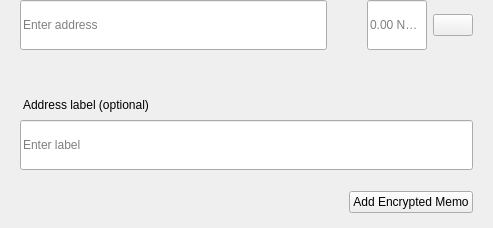
<?xml version="1.0" encoding="UTF-8"?>
<ui version="4.0">
 <class>SendMultiRow</class>
 <widget class="QWidget" name="SendMultiRow">
  <property name="geometry">
   <rect>
    <x>0</x>
    <y>0</y>
    <width>493</width>
    <height>228</height>
   </rect>
  </property>
  <property name="minimumSize">
   <size>
    <width>0</width>
    <height>0</height>
   </size>
  </property>
  <property name="maximumSize">
   <size>
    <width>16777215</width>
    <height>16777215</height>
   </size>
  </property>
  <property name="windowTitle">
   <string>Form</string>
  </property>
  <layout class="QVBoxLayout" name="verticalLayout_3">
   <property name="spacing">
    <number>0</number>
   </property>
   <property name="leftMargin">
    <number>0</number>
   </property>
   <property name="topMargin">
    <number>0</number>
   </property>
   <property name="rightMargin">
    <number>20</number>
   </property>
   <property name="bottomMargin">
    <number>5</number>
   </property>
   <item alignment="Qt::AlignTop">
    <widget class="QWidget" name="widget" native="true">
     <property name="sizePolicy">
      <sizepolicy hsizetype="Expanding" vsizetype="Maximum">
       <horstretch>0</horstretch>
       <verstretch>0</verstretch>
      </sizepolicy>
     </property>
     <property name="minimumSize">
      <size>
       <width>0</width>
       <height>60</height>
      </size>
     </property>
     <property name="maximumSize">
      <size>
       <width>16777215</width>
       <height>85</height>
      </size>
     </property>
     <layout class="QHBoxLayout" name="horizontalLayout" stretch="6,0,2">
      <property name="spacing">
       <number>0</number>
      </property>
      <property name="leftMargin">
       <number>8</number>
      </property>
      <property name="topMargin">
       <number>0</number>
      </property>
      <property name="rightMargin">
       <number>0</number>
      </property>
      <property name="bottomMargin">
       <number>0</number>
      </property>
      <item alignment="Qt::AlignTop">
       <widget class="QStackedWidget" name="stackedAddress">
        <property name="minimumSize">
         <size>
          <width>0</width>
          <height>50</height>
         </size>
        </property>
        <property name="maximumSize">
         <size>
          <width>16777215</width>
          <height>50</height>
         </size>
        </property>
        <widget class="QWidget" name="page_4">
         <property name="sizePolicy">
          <sizepolicy hsizetype="Expanding" vsizetype="Preferred">
           <horstretch>0</horstretch>
           <verstretch>0</verstretch>
          </sizepolicy>
         </property>
         <property name="minimumSize">
          <size>
           <width>0</width>
           <height>50</height>
          </size>
         </property>
         <property name="maximumSize">
          <size>
           <width>16777215</width>
           <height>55</height>
          </size>
         </property>
         <layout class="QVBoxLayout" name="verticalLayout_7">
          <property name="spacing">
           <number>0</number>
          </property>
          <property name="leftMargin">
           <number>12</number>
          </property>
          <property name="topMargin">
           <number>0</number>
          </property>
          <property name="rightMargin">
           <number>0</number>
          </property>
          <property name="bottomMargin">
           <number>0</number>
          </property>
          <item>
           <widget class="QLineEdit" name="lineEditAddress">
            <property name="minimumSize">
             <size>
              <width>0</width>
              <height>50</height>
             </size>
            </property>
            <property name="maximumSize">
             <size>
              <width>16777215</width>
              <height>50</height>
             </size>
            </property>
            <property name="placeholderText">
             <string>Enter address</string>
            </property>
           </widget>
          </item>
         </layout>
        </widget>
        <widget class="QWidget" name="page_3"/>
       </widget>
      </item>
      <item>
       <spacer name="horizontalSpacer_3">
        <property name="orientation">
         <enum>Qt::Horizontal</enum>
        </property>
        <property name="sizeType">
         <enum>QSizePolicy::Fixed</enum>
        </property>
        <property name="sizeHint" stdset="0">
         <size>
          <width>40</width>
          <height>20</height>
         </size>
        </property>
       </spacer>
      </item>
      <item>
       <layout class="QHBoxLayout" name="horizontalLayout_2">
        <property name="spacing">
         <number>6</number>
        </property>
        <item alignment="Qt::AlignTop">
         <widget class="QLineEdit" name="lineEditAmount">
          <property name="sizePolicy">
           <sizepolicy hsizetype="Expanding" vsizetype="Preferred">
            <horstretch>0</horstretch>
            <verstretch>0</verstretch>
           </sizepolicy>
          </property>
          <property name="minimumSize">
           <size>
            <width>0</width>
            <height>50</height>
           </size>
          </property>
          <property name="maximumSize">
           <size>
            <width>16777215</width>
            <height>50</height>
           </size>
          </property>
          <property name="maxLength">
           <number>17</number>
          </property>
          <property name="alignment">
           <set>Qt::AlignLeading|Qt::AlignLeft|Qt::AlignVCenter</set>
          </property>
          <property name="placeholderText">
           <string notr="true">0.00 NOMD</string>
          </property>
         </widget>
        </item>
        <item>
         <layout class="QVBoxLayout" name="verticalLayout">
          <property name="topMargin">
           <number>14</number>
          </property>
          <property name="bottomMargin">
           <number>0</number>
          </property>
          <item alignment="Qt::AlignTop">
           <widget class="QPushButton" name="btnMenu">
            <property name="minimumSize">
             <size>
              <width>0</width>
              <height>0</height>
             </size>
            </property>
            <property name="maximumSize">
             <size>
              <width>16777215</width>
              <height>16777215</height>
             </size>
            </property>
            <property name="focusPolicy">
             <enum>Qt::NoFocus</enum>
            </property>
            <property name="text">
             <string/>
            </property>
           </widget>
          </item>
         </layout>
        </item>
       </layout>
      </item>
     </layout>
    </widget>
   </item>
   <item>
    <widget class="QWidget" name="layoutLabel" native="true">
     <property name="minimumSize">
      <size>
       <width>0</width>
       <height>0</height>
      </size>
     </property>
     <property name="maximumSize">
      <size>
       <width>16777215</width>
       <height>16777215</height>
      </size>
     </property>
     <layout class="QVBoxLayout" name="verticalLayout_9">
      <property name="spacing">
       <number>6</number>
      </property>
      <property name="leftMargin">
       <number>20</number>
      </property>
      <property name="topMargin">
       <number>0</number>
      </property>
      <property name="rightMargin">
       <number>0</number>
      </property>
      <property name="bottomMargin">
       <number>10</number>
      </property>
      <item>
       <spacer name="verticalSpacer">
        <property name="orientation">
         <enum>Qt::Vertical</enum>
        </property>
        <property name="sizeType">
         <enum>QSizePolicy::Fixed</enum>
        </property>
        <property name="sizeHint" stdset="0">
         <size>
          <width>20</width>
          <height>20</height>
         </size>
        </property>
       </spacer>
      </item>
      <item>
       <widget class="QLabel" name="labelSubtitleDescription">
        <property name="styleSheet">
         <string notr="true">margin-bottom:2px;
margin-left:0.05px;
padding:0px;</string>
        </property>
        <property name="text">
         <string>Address label (optional)</string>
        </property>
       </widget>
      </item>
      <item>
       <widget class="QLineEdit" name="lineEditDescription">
        <property name="minimumSize">
         <size>
          <width>0</width>
          <height>50</height>
         </size>
        </property>
        <property name="maximumSize">
         <size>
          <width>16777215</width>
          <height>50</height>
         </size>
        </property>
        <property name="placeholderText">
         <string>Enter label</string>
        </property>
       </widget>
      </item>
      <item>
       <spacer name="verticalSpacer_2">
        <property name="orientation">
         <enum>Qt::Vertical</enum>
        </property>
        <property name="sizeType">
         <enum>QSizePolicy::Fixed</enum>
        </property>
        <property name="sizeHint" stdset="0">
         <size>
          <width>20</width>
          <height>15</height>
         </size>
        </property>
       </spacer>
      </item>
      <item>
       <widget class="QWidget" name="containerMemo" native="true">
        <layout class="QHBoxLayout" name="horizontalLayout_5">
         <property name="leftMargin">
          <number>0</number>
         </property>
         <property name="topMargin">
          <number>0</number>
         </property>
         <property name="rightMargin">
          <number>0</number>
         </property>
         <property name="bottomMargin">
          <number>0</number>
         </property>
         <item>
          <spacer name="horizontalSpacer">
           <property name="orientation">
            <enum>Qt::Horizontal</enum>
           </property>
           <property name="sizeHint" stdset="0">
            <size>
             <width>40</width>
             <height>20</height>
            </size>
           </property>
          </spacer>
         </item>
         <item>
          <widget class="QPushButton" name="btnAddMemo">
           <property name="text">
            <string notr="true">Add Encrypted Memo</string>
           </property>
          </widget>
         </item>
        </layout>
       </widget>
      </item>
     </layout>
    </widget>
   </item>
  </layout>
 </widget>
 <resources/>
 <connections/>
</ui>
